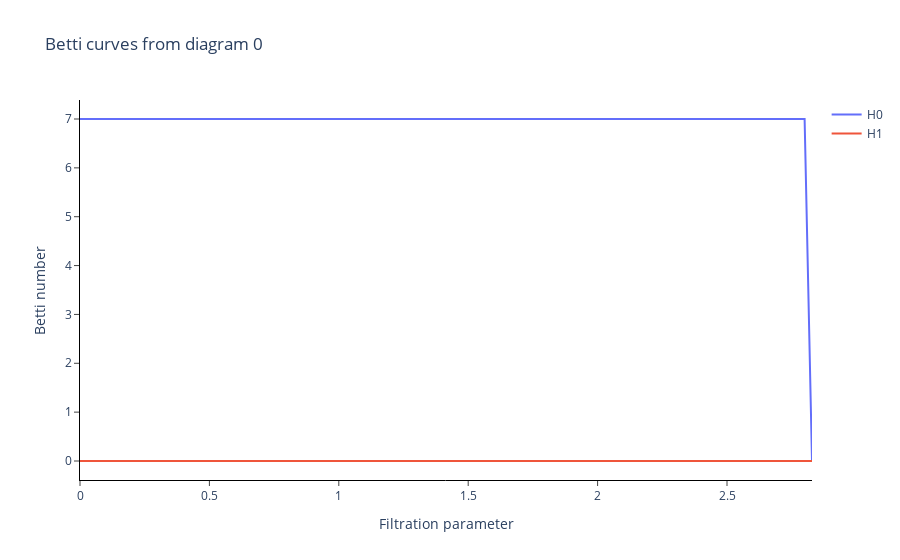

The notebook cell saved with this chart:
### Code cell
from gtda.diagrams import BettiCurve
BC=BettiCurve()
BC.fit_transform_plot(filtered_VRP)

### Figure 1 — Plotly figure (JSON) as saved in the notebook; plotly's stock layout.template omitted (floating-point values rounded to 4 significant figures)
{"data": [{"mode": "lines", "name": "H0", "showlegend": true, "type": "scatter", "x": [0, 0.02857, 0.05714, 0.08571, 0.1143, 0.1428, 0.1714, 0.2, 0.2286, 0.2571, 0.2857, 0.3143, 0.3428, 0.3714, 0.4, 0.4285, 0.4571, 0.4857, 0.5143, 0.5428, 0.5714, 0.6, 0.6285, 0.6571, 0.6857, 0.7142, 0.7428, 0.7714, 0.8, 0.8285, 0.8571, 0.8857, 0.9142, 0.9428, 0.9714, 0.9999, 1.029, 1.057, 1.086, 1.114, 1.143, 1.171, 1.2, 1.229, 1.257, 1.286, 1.314, 1.343, 1.371, 1.4, 1.428, 1.457, 1.486, 1.514, 1.543, 1.571, 1.6, 1.628, 1.657, 1.686, 1.714, 1.743, 1.771, 1.8, 1.828, 1.857, 1.886, 1.914, 1.943, 1.971, 2.0, 2.028, 2.057, 2.086, 2.114, 2.143, 2.171, 2.2, 2.228, 2.257, 2.286, 2.314, 2.343, 2.371, 2.4, 2.428, 2.457, 2.486, 2.514, 2.543, 2.571, 2.6, 2.628, 2.657, 2.686, 2.714, 2.743, 2.771, 2.8, 2.828], "y": [7, 7, 7, 7, 7, 7, 7, 7, 7, 7, 7, 7, 7, 7, 7, 7, 7, 7, 7, 7, 7, 7, 7, 7, 7, 7, 7, 7, 7, 7, 7, 7, 7, 7, 7, 7, 7, 7, 7, 7, 7, 7, 7, 7, 7, 7, 7, 7, 7, 7, 7, 7, 7, 7, 7, 7, 7, 7, 7, 7, 7, 7, 7, 7, 7, 7, 7, 7, 7, 7, 7, 7, 7, 7, 7, 7, 7, 7, 7, 7, 7, 7, 7, 7, 7, 7, 7, 7, 7, 7, 7, 7, 7, 7, 7, 7, 7, 7, 7, 0]}, {"mode": "lines", "name": "H1", "showlegend": true, "type": "scatter", "x": [0, 0.02857, 0.05714, 0.08571, 0.1143, 0.1428, 0.1714, 0.2, 0.2286, 0.2571, 0.2857, 0.3143, 0.3428, 0.3714, 0.4, 0.4285, 0.4571, 0.4857, 0.5143, 0.5428, 0.5714, 0.6, 0.6285, 0.6571, 0.6857, 0.7142, 0.7428, 0.7714, 0.8, 0.8285, 0.8571, 0.8857, 0.9142, 0.9428, 0.9714, 0.9999, 1.029, 1.057, 1.086, 1.114, 1.143, 1.171, 1.2, 1.229, 1.257, 1.286, 1.314, 1.343, 1.371, 1.4, 1.428, 1.457, 1.486, 1.514, 1.543, 1.571, 1.6, 1.628, 1.657, 1.686, 1.714, 1.743, 1.771, 1.8, 1.828, 1.857, 1.886, 1.914, 1.943, 1.971, 2.0, 2.028, 2.057, 2.086, 2.114, 2.143, 2.171, 2.2, 2.228, 2.257, 2.286, 2.314, 2.343, 2.371, 2.4, 2.428, 2.457, 2.486, 2.514, 2.543, 2.571, 2.6, 2.628, 2.657, 2.686, 2.714, 2.743, 2.771, 2.8, 2.828], "y": [0, 0, 0, 0, 0, 0, 0, 0, 0, 0, 0, 0, 0, 0, 0, 0, 0, 0, 0, 0, 0, 0, 0, 0, 0, 0, 0, 0, 0, 0, 0, 0, 0, 0, 0, 0, 0, 0, 0, 0, 0, 0, 0, 0, 0, 0, 0, 0, 0, 0, 0, 0, 0, 0, 0, 0, 0, 0, 0, 0, 0, 0, 0, 0, 0, 0, 0, 0, 0, 0, 0, 0, 0, 0, 0, 0, 0, 0, 0, 0, 0, 0, 0, 0, 0, 0, 0, 0, 0, 0, 0, 0, 0, 0, 0, 0, 0, 0, 0, 0]}], "layout": {"plot_bgcolor": "white", "title": {"text": "Betti curves from diagram 0"}, "xaxis": {"anchor": "y", "exponentformat": "e", "linecolor": "black", "linewidth": 1, "mirror": false, "showexponent": "all", "showline": true, "side": "bottom", "ticks": "outside", "title": {"text": "Filtration parameter"}, "type": "linear", "zeroline": true}, "yaxis": {"anchor": "x", "exponentformat": "e", "linecolor": "black", "linewidth": 1, "mirror": false, "showexponent": "all", "showline": true, "side": "left", "ticks": "outside", "title": {"text": "Betti number"}, "type": "linear", "zeroline": true}}}
